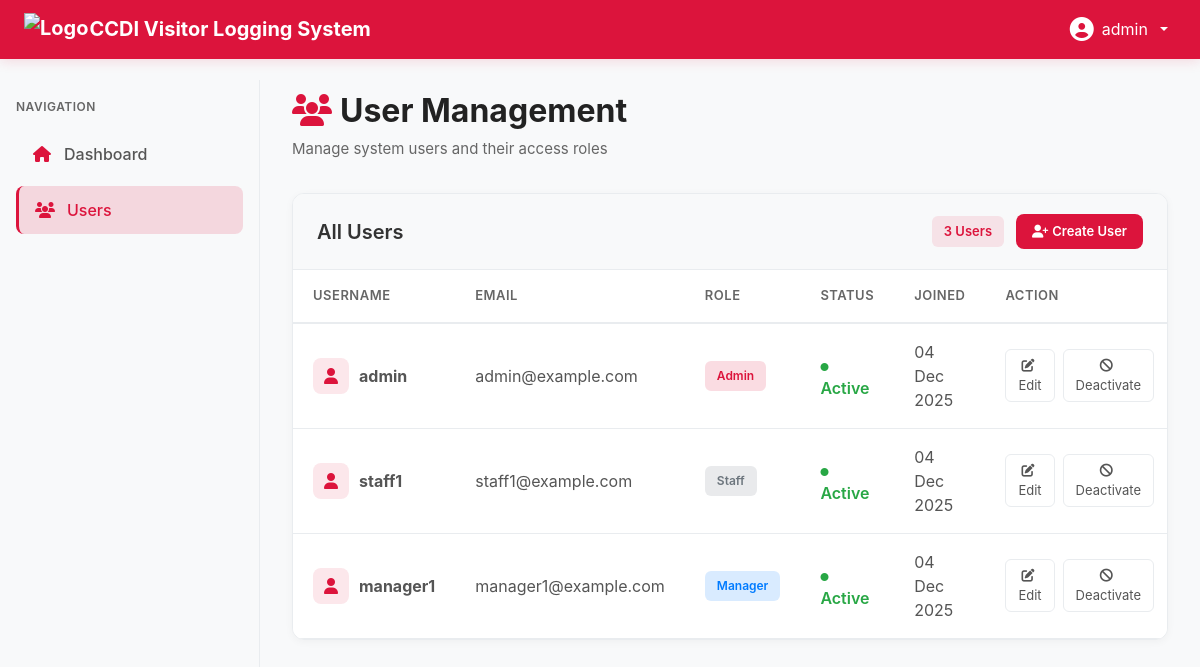
The page /users.php (signed in) on the database as committed earlier.
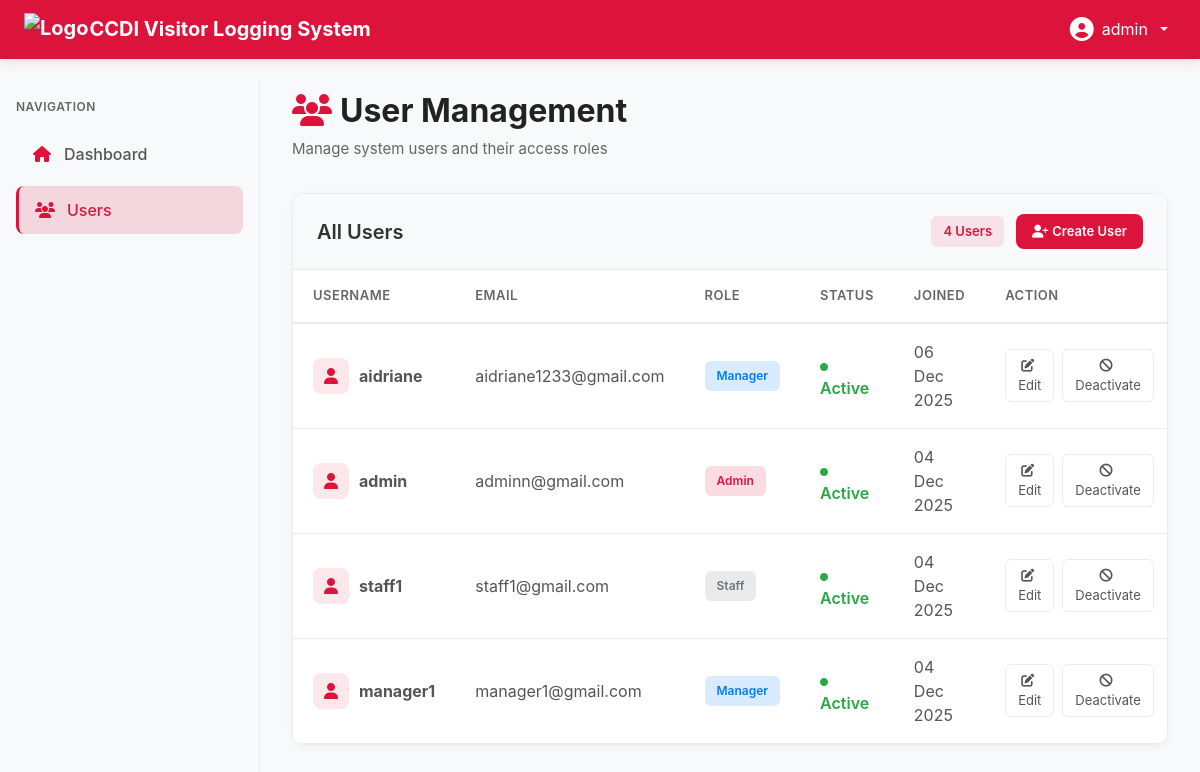
The same page on the database as committed later.
### tables this page shows
CREATE TABLE `users` (
  `user_id` int(11) NOT NULL,
  `username` varchar(50) NOT NULL,
  `email` varchar(100) NOT NULL,
  `password` varchar(255) NOT NULL,
  `role` enum('staff','manager','admin') DEFAULT 'staff',
  `status` enum('active','inactive') DEFAULT 'active',
  `created_at` timestamp NOT NULL DEFAULT current_timestamp()
);

### users.php (the view, shortened to what this page needs)
<?php
require_once __DIR__ . '/config/db.php';
$users_stmt = $conn->prepare("SELECT user_id, username, email, role, status, created_at FROM users ORDER BY created_at DESC");
$users_stmt->execute();
$users_result = $users_stmt->get_result();
?>
<!DOCTYPE html>
<html lang="en">
<head>
    <link href="https://cdn.jsdelivr.net/npm/bootstrap@5.3.3/dist/css/bootstrap.min.css" rel="stylesheet">
    <link rel="stylesheet" href="https://cdnjs.cloudflare.com/ajax/libs/font-awesome/6.4.0/css/all.min.css">
    <link rel="stylesheet" href="assets/css/users.css">
</head>
<body>
    <?php include 'includes/navbar.php'; ?>
    <?php include 'includes/sidebar.php'; ?>
    <div class="main-content">
        <div class="page-header">
            <h1><i class="fas fa-users me-2" style="color: var(--primary-red);"></i>User Management</h1>
            <p>Manage system users and their access roles</p>
        </div>
        <div class="users-card">
            <div class="users-header">
                <h5 style="margin: 0; color: #333; font-weight: 600;">All Users</h5>
                <div style="display: flex; gap: 12px; align-items: center;">
                    <span style="background: rgba(220, 20, 60, 0.1); color: var(--primary-red); padding: 6px 12px; border-radius: 6px; font-size: 13px; font-weight: 600;">
                        <?php echo $users_result->num_rows; ?> Users
                    </span>
                    <a href="create-user.php" style="background: var(--primary-red); color: white; padding: 8px 16px; border-radius: 8px; font-size: 13px; font-weight: 600; text-decoration: none; transition: background 0.2s ease;">
                        <i class="fas fa-user-plus me-1"></i>Create User
                    </a>
                </div>
            </div>
            <?php if ($users_result->num_rows > 0): ?>
            <table class="table users-table table-hover">
                <thead>
                    <tr>
                        <th>Username</th>
                        <th>Email</th>
                        <th>Role</th>
                        <th>Status</th>
                        <th>Joined</th>
                        <th>Action</th>
                    </tr>
                </thead>
                <tbody>
                    <?php while ($user = $users_result->fetch_assoc()): ?>
                    <tr>
                        <td>
                            <div style="display: flex; align-items: center; gap: 10px;">
                                <div style="width: 36px; height: 36px; border-radius: 8px; background: rgba(220, 20, 60, 0.1); display: flex; align-items: center; justify-content: center; color: var(--primary-red);">
                                    <i class="fas fa-user"></i>
                                </div>
                                <strong><?php echo htmlspecialchars($user['username']); ?></strong>
                            </div>
                        </td>
                        <td><?php echo htmlspecialchars($user['email']); ?></td>
                        <td>
                            <span class="role-badge role-<?php echo htmlspecialchars($user['role']); ?>">
                                <?php echo ucfirst(htmlspecialchars($user['role'])); ?>
                            </span>
                        </td>
                        <td>
                            <span class="status-<?php echo htmlspecialchars($user['status']); ?>" style="font-weight: 600;">
                                <i class="fas fa-circle" style="font-size: 8px; margin-right: 6px;"></i>
                                <?php echo ucfirst(htmlspecialchars($user['status'])); ?>
                            </span>
                        </td>
                        <td><?php echo date('d M Y', strtotime($user['created_at'])); ?></td>
                        <td>
                            <div style="display: flex; gap: 8px;">
                                <button class="btn-action" data-bs-toggle="modal" data-bs-target="#editUserModal<?php echo $user['user_id']; ?>">
                                    <i class="fas fa-edit me-1"></i>Edit
                                </button>
                                <form method="POST" style="display: inline;">
                                    <button type="submit" class="btn-action">
                                        <i class="fas fa-<?php echo $user['status'] === 'active' ? 'ban' : 'check'; ?> me-1"></i>
                                        <?php echo $user['status'] === 'active' ? 'Deactivate' : 'Activate'; ?>
                                    </button>
                                </form>
                            </div>
                        </td>
                    </tr>
                    <?php endwhile; ?>
                </tbody>
            </table>
            <?php endif; ?>
        </div>
    </div>
</body>
</html>

Rows that differ between the two databases and show on the page:
added users: username "aidriane", email "aidriane1233@gmail.com", role "Manager", status "Active", created_at "06 Dec 2025", shows "Deactivate"
changed users "admin": email "admin@example.com" → "adminn@gmail.com"
changed users "staff1": email "staff1@example.com" → "staff1@gmail.com"
changed users "manager1": email "manager1@example.com" → "manager1@gmail.com"
Other text that changed with them:
$users_result->num_rows: "3" → "4"
